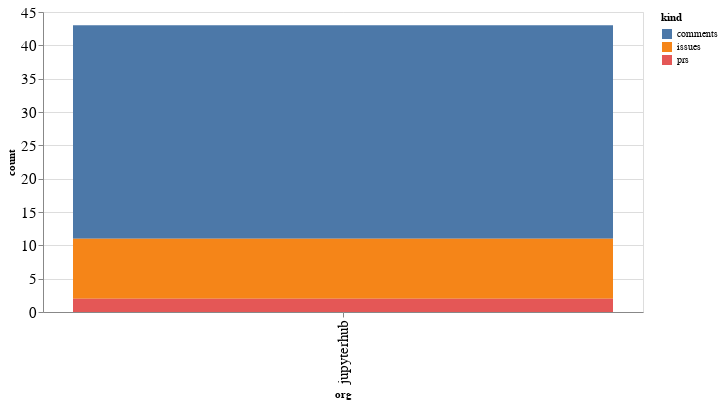

The notebook cell saved with this chart:
### Code cell
alt.Chart(org_summaries, width=600).mark_bar().encode(
    x='org',
    y='count',
    color='kind',
    tooltip="org"
)

### Figure 1 — Vega-Lite specification as saved in the notebook (floating-point values rounded to 4 significant figures)
{"config": {"axisLeft": {"labelFontSize": 15}, "axisBottom": {"labelFontSize": 15}}, "data": {"name": "data-f95b2a0f2a6d0ec83086d3d15c3be7bc"}, "mark": "bar", "encoding": {"color": {"type": "nominal", "field": "kind"}, "tooltip": {"type": "nominal", "field": "org"}, "x": {"type": "nominal", "field": "org"}, "y": {"type": "quantitative", "field": "count"}}, "width": 600, "$schema": "https://vega.github.io/schema/vega-lite/v4.8.1.json", "datasets": {"data-f95b2a0f2a6d0ec83086d3d15c3be7bc": [{"org": "jupyterhub", "kind": "comments", "count": 32}, {"org": "jupyterhub", "kind": "issues", "count": 9}, {"org": "jupyterhub", "kind": "prs", "count": 2}]}}
